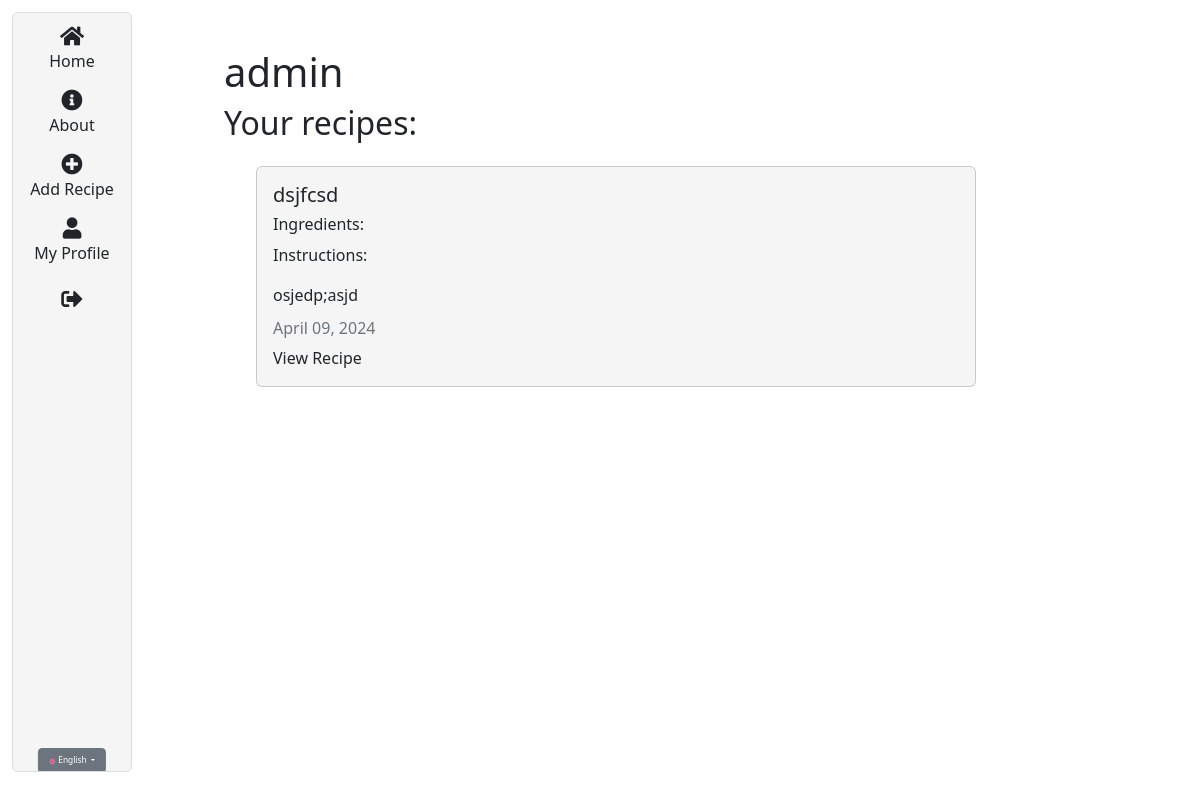
The app's page /en/profile/ (signed in), older data.
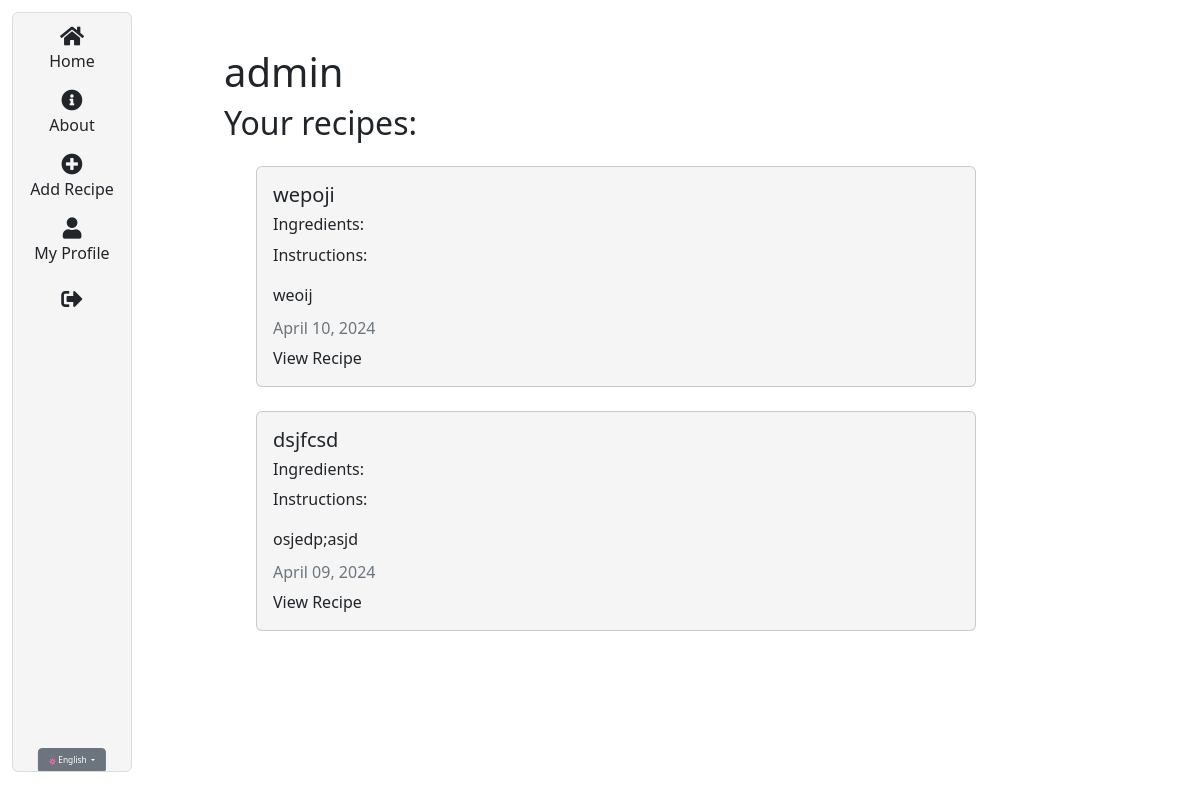
The same page, newer data.
### recipes/models.py (models this page shows, shortened)
class Recipe(models.Model):
  title = models.CharField(max_length=100)
  description = RichTextField(blank=True, null=True)
  author = models.ForeignKey(User, on_delete=models.CASCADE)
  created_at = models.DateTimeField(auto_now_add=True)
  updated_at = models.DateTimeField(auto_now=True)
  ingredients = models.ManyToManyField(Ingredient, related_name='recipes')
  likes = models.ManyToManyField(User, related_name='blog_posts')
  photo = models.ImageField(
        upload_to='recipes',
        null=True,
        blank=True,
    )
  class Meta:
    ordering = ['-created_at']

### users/views.py (the view)
# urls.py: path('profile/', user_views.profile, name="user-profile"),
@login_required()
def profile(request):
  user = request.user
  recipes = Recipe.objects.filter(author=user)
  return render(request, 'users/profile.html', {'recipes': recipes})

### users/templates/users/profile.html (shortened to what this page needs)
{% extends "recipes/box.html" %}
{% load static %}
{% load crispy_forms_tags %} {% load i18n %} {% load static %}
{% block content %}
<div class="container">
  <h1>{{ user.username }}</h1>
  <h2>{% trans "Your recipes:" %}</h2>
  <ul>
    {% for recipe in recipes %}
    <div class="card my-4">
      <div class="card-body">
        <h5 class="card-title">{{ recipe.title }}</h5>
        <h6>{% trans "Ingredients:" %}</h6>
        <p class="card-text">
          {% trans "Instructions:" %} {{ recipe.description | safe }}
        </p>
        <h6 class="card-subtitle mb-2 text-muted">
          {{ recipe.updated_at|date:"F d, Y" }}
        </h6>
        <a
          href="{% url 'recipes-detail' recipe.pk %}"
          class="card-link no-style"
          >{% trans "View Recipe" %}</a
        >
      </div>
    </div>
    {% endfor %}
  </ul>
</div>
{% endblock content %}

### recipes/templates/recipes/box.html (shortened to what this page needs)
{% extends "recipes/base.html" %}
{% load static %}
{% load i18n %}
{% block 'box' %}
<div class="nav-box-wrapper" id="navBoxWrapper">
    <div class="navigation-box">
        <div class="text-center">
            <a class="d-block mb-3 no-style" href="{% url 'recipes-home' %}">
                <i class="fas fa-home fa-lg"></i>
                <span class="d-block">{% trans "Home" %}</span>
            </a>
            <a class="d-block mb-3 no-style" href="{% url 'recipes-about' %}">
                <i class="fas fa-info-circle fa-lg"></i>
                <span class="d-block">{% trans "About" %}</span>
            </a>
            <a class="d-block mb-3 no-style" href="{% url 'recipes-create' %}">
                <i class="fas fa-plus-circle fa-lg"></i>
                <span class="d-block">{% trans "Add Recipe" %}</span>
            </a>
            {% if user.is_authenticated %}
            <a class="d-block mb-3 no-style" href="{% url 'user-profile' %}">
                <i class="fas fa-user fa-lg"></i>
                <span class="d-block">{% trans "My Profile" %}</span>
            </a>
            <form method="post" action="{% url 'logout' %}">
                <button class="btn btn-link no-style" type="submit"><i class="fas fa-sign-out-alt fa-lg"></i></button>
            </form>
            {% endif %}
        </div>
        <div class="dropdown-wrapper">
            <div class="dropdown">
                <button class="btn btn-sm btn-secondary dropdown-toggle" type="button" id="languageDropdown" data-bs-toggle="dropdown" aria-haspopup="true" aria-expanded="false">
                  {% get_current_language as LANGUAGE_CODE %}
                  {% if LANGUAGE_CODE == 'en' %}
                    <img src="{% static 'flag/en.png' %}" alt="EN" class="flag-icon"> English
                  {% elif LANGUAGE_CODE == 'cz' %}
                    <img src="{% static 'flag/cz.png' %}" alt="CZ" class="flag-icon"> Čeština
                  {% endif %}
                </button>
              </div>
        </div>
    </div>
</div>
                    {% get_current_language as LANGUAGE_CODE %}
{% endblock %}

### recipes/templates/recipes/base.html (shortened to what this page needs)
{% load i18n %} {% load static %}
<!DOCTYPE html>
<html>
  <head>
    <link
      href="https://cdn.jsdelivr.net/npm/bootstrap@5.2.0-beta1/dist/css/bootstrap.min.css"
      rel="stylesheet"
 />
    <link href="{% static 'recipes/base.css' %}" rel="stylesheet" />
    <link
      rel="stylesheet"
      href="https://cdnjs.cloudflare.com/ajax/libs/font-awesome/5.15.4/css/all.min.css" />
    <link
      rel="stylesheet"
      href="https://code.jquery.com/ui/1.12.1/themes/base/jquery-ui.css" />
  </head>
  <body>
    {% block 'box' %} {% endblock %}
    <div class="container mt-4 col-8">
       {% block content %} {% endblock %}
    </div>
  </body>
</html>

### recipes/static/recipes/base.css (style rules this page uses)
.nav-box-wrapper { position: fixed; top: 0; left: 0; height: 95vh; margin-bottom: 1vw; width: 10vw; background-color: whitesmoke; border-radius: 0.5vw; border: 1px solid gainsboro; padding: 1vw; margin: 1vw; overflow-y: hidden; align-items: center; justify-items: center; }
.dropdown-wrapper { position: absolute; bottom: 1vw; left: 50%; transform: translateX(-50%); height: 1vw; width: fit-content; }
.dropdown .btn { font-size: 0.7vw; padding: 5px 10px; }
.dropdown img { height: 0.6vw; width: fit-content; }
.navigation-box { text-align: center; }
.card { background-color: whitesmoke; transition: transform 0.3s ease-in-out; }
.no-style { text-decoration: none; color: inherit; }

Row changes from the older to the newer data that the page shows:
added Recipe: title "wepoji", description "weoij", updated_at "April 10, 2024"
